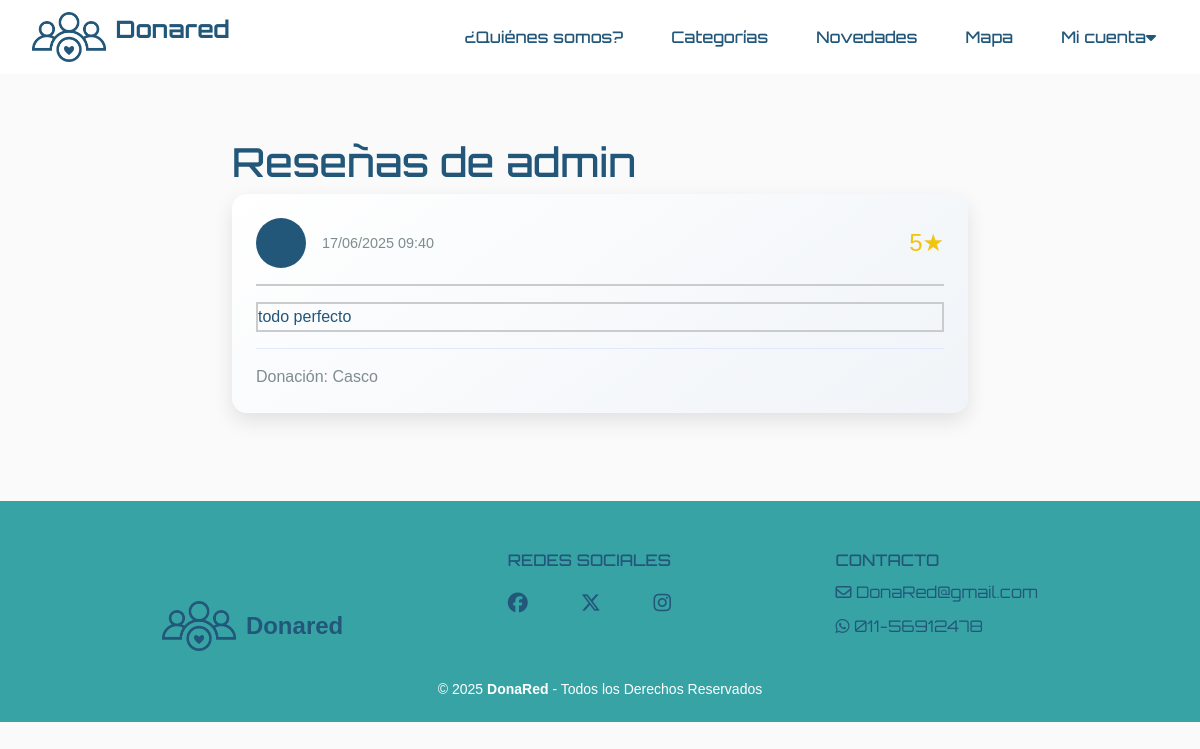
/resenas/admin/, run on the app's committed database.
### donaredapp/models.py (models this page shows, shortened)
class Resena(models.Model):
    ESTADO_CHOICES = [
        ('pending', 'Pendiente'),
        ('approved', 'Aprobada'),
        ('rejected', 'Rechazada'),
    ]
    solicitud = models.OneToOneField('Solicitud', on_delete=models.CASCADE, related_name='resena')
    calificacion = models.IntegerField(
        validators=[MinValueValidator(1), MaxValueValidator(5)],
        help_text="Calificación de 1 a 5 estrellas"
    )
    comentario = models.TextField(max_length=500, blank=True)
    fecha_creacion = models.DateTimeField(auto_now_add=True)
    estado = models.CharField(
        max_length=10,
        choices=ESTADO_CHOICES,
        default='pending',
        help_text="Estado de la reseña"
    )
    class Meta:
        verbose_name = 'Reseña'
        verbose_name_plural = 'Reseñas'
        ordering = ['-fecha_creacion']
    @property
    def estrellas(self):
        """Retorna la calificación en formato de estrellas"""
        return '★' * self.calificacion + '☆' * (5 - self.calificacion)

class Solicitud(models.Model):
    item = models.ForeignKey(Item, on_delete=models.CASCADE, related_name='item_solicitudes')
    donante = models.ForeignKey(User, on_delete=models.CASCADE, related_name='donante_solicitudes')
    beneficiario = models.ForeignKey(User, on_delete=models.CASCADE, related_name='beneficiario_solicitudes')
    fecha_creacion = models.DateTimeField(auto_now_add=True)
    STATUS_CHOICES = [
        ('PENDIENTE', 'Pendiente'),
        ('ACEPTADA', 'Aceptada'),
        ('RECHAZADA', 'Rechazada'),
        ('CONCRETADA', 'Concretada'),
    ]
    estado = models.CharField(max_length=20, choices=STATUS_CHOICES, default='PENDIENTE')
    class Meta:
        unique_together = ['item', 'beneficiario']
        verbose_name = 'Donación'
        verbose_name_plural = 'Donaciones'

class Item(models.Model):
    ESTADO_CHOICES = [
        ("activo", "Activo"),
        ("suspendido", "Suspendido"),
        ("donado", "Donado"),
        ("eliminado", "Eliminado"),
    ]
    nombre = models.CharField(max_length=100)
    descripcion = models.TextField(max_length=500)
    categoria = models.ForeignKey(Categoria, on_delete=models.CASCADE)
    fecha_creacion = models.DateTimeField(auto_now_add=True)
    usuario = models.ForeignKey(
        User,
        on_delete=models.CASCADE,
        related_name='items',
        null=True,
    )
    imagen = models.ImageField(upload_to='items/', null=True, blank=True, default='items/sin_imagen.png')
    domicilio = models.CharField(max_length=255, null=True, blank=True)
    estado = models.CharField(max_length=10, choices=ESTADO_CHOICES, default='activo')
    latitude = models.DecimalField(max_digits=9, decimal_places=6, null=True, blank=True)
    longitude = models.DecimalField(max_digits=9, decimal_places=6, null=True, blank=True)

### donaredapp/views.py (the view)
# urls.py: path('resenas/<str:username>/', views.ver_resenas, name='ver_resenas'),
def ver_resenas(request, username):
    resenas = Resena.objects.filter(solicitud__donante__username=username)
    donante = resenas.first().solicitud.donante if resenas.exists() else None
    total_resenas = resenas.count()
    promedio_calificacion = resenas.aggregate(Avg('calificacion'))['calificacion__avg'] or 0
    paginator = Paginator(resenas, 10)  # 10 reseñas por página
    page = request.GET.get('page')
    resenas = paginator.get_page(page)
    return render(request, 'donaredapp/ver_resenas.html', {
        'resenas': resenas,
        'donante': donante,
        'total_resenas': total_resenas,
        'promedio_calificacion': promedio_calificacion
    })

### donaredapp/templates/donaredapp/ver_resenas.html (shortened to what this page needs)
{% extends 'donaredapp/base.html' %}
{% load static %}
{% block content %}
<div class="resenas-container">
    <h1>Reseñas de {{ donante.username }}</h1>
    {% if resenas %}
        {% for resena in resenas %}
            <div class="resena-card">
                <div class="resena-header">
                    <div class="resena-info">
                        <div class="resena-avatar">
                        </div>
                        <div class="resena-details">
                            <div class="resena-date">{{ resena.fecha_creacion|date:"d/m/Y H:i" }}</div>
                        </div>
                    </div>
                    <div class="resena-rating">
                        {{ resena.calificacion|stringformat:"d" }}★
                    </div>
                </div>
                <div class="resena-content">
                    {{ resena.comentario }}
                </div>
                <div class="resena-footer">
                    <div class="resena-item">
                        Donación: {{ resena.solicitud.item.nombre }}
                    </div>
                </div>
            </div>
        {% endfor %}
    {% else %}
        <div class="no-resenas">
            <i class="fas fa-star"></i>
            <h2>No hay reseñas aún</h2>
            <p>Este donante aún no ha recibido reseñas.</p>
        </div>
    {% endif %}
</div>
{% endblock %}

### donaredapp/static/donaredapp/style.css (style rules this page uses)
html, body { max-width: 100vw; overflow-x: hidden; }
body { background-color: #fafafa; color: #22577A; margin: 0 ; padding: 0; box-sizing: border-box; }
h1, h2, h3 { font-family: 'Orbitron', sans-serif; }

### donaredapp/templates/donaredapp/ver_resenas.html (style rules this page uses)
.resenas-container { max-width: 800px; margin: 2rem auto; padding: 2rem; font-family: 'orbitron', sans-serif; color: #22577A; }
.resena-card { background: linear-gradient(145deg, #ffffff, #f0f4f8); border-radius: 15px; box-shadow: 0 8px 20px rgba(0, 0, 0, 0.1); padding: 1.5rem; margin-bottom: 1.5rem; transition: transform 0.3s ease; font-family: 'helvetica', sans-serif; color: #7f8c8d; }
.resena-header { display: flex; justify-content: space-between; align-items: center; margin-bottom: 1rem; padding-bottom: 1rem; border-bottom: 2px solid #cacbcc; }
.resena-info { display: flex; align-items: center; gap: 1rem; }
.resena-avatar { width: 50px; height: 50px; border-radius: 50%; background-color: #22577A; display: flex; align-items: center; justify-content: center; color: white; font-weight: bold; font-size: 1.2rem; }
.resena-date { color:#7f8c8d; font-size: 0.9rem; }
.resena-rating { color: #f1c40f; font-size: 1.5rem; }
.resena-content { color: #22577A; line-height: 1.6; border: 2px solid #cacbcc; }
.resena-footer { display: flex; justify-content: space-between; align-items: center; margin-top: 1rem; padding-top: 1rem; border-top: 1px solid #e0e7ff; font-family: 'helvetica', sans-serif; }

### data on the page
Resena: fecha_creacion "17/06/2025 09:40", calificacion "5", comentario "todo perfecto", solicitud.item.nombre "Casco"

### other printed values
{{ donante.username }} "admin"
